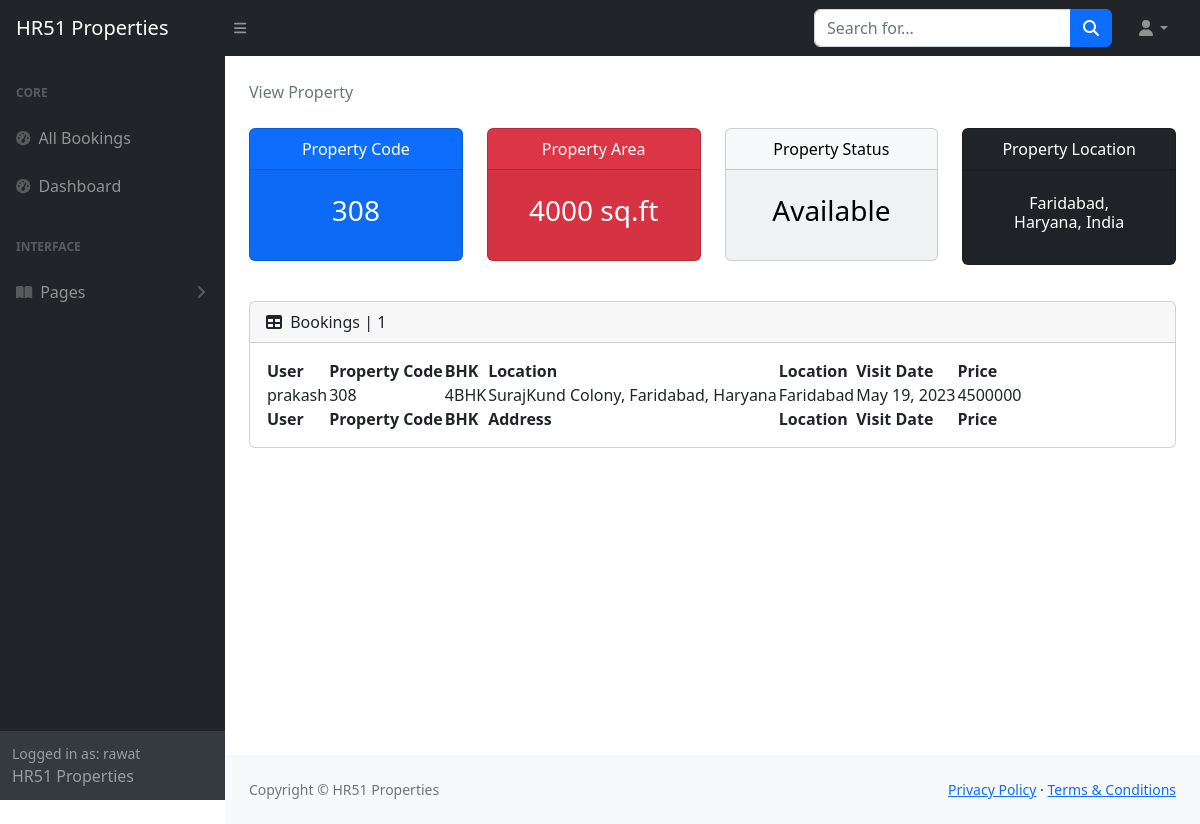
Page /staff/panel/view-room?roomid=2 (signed in) on the earlier database version.
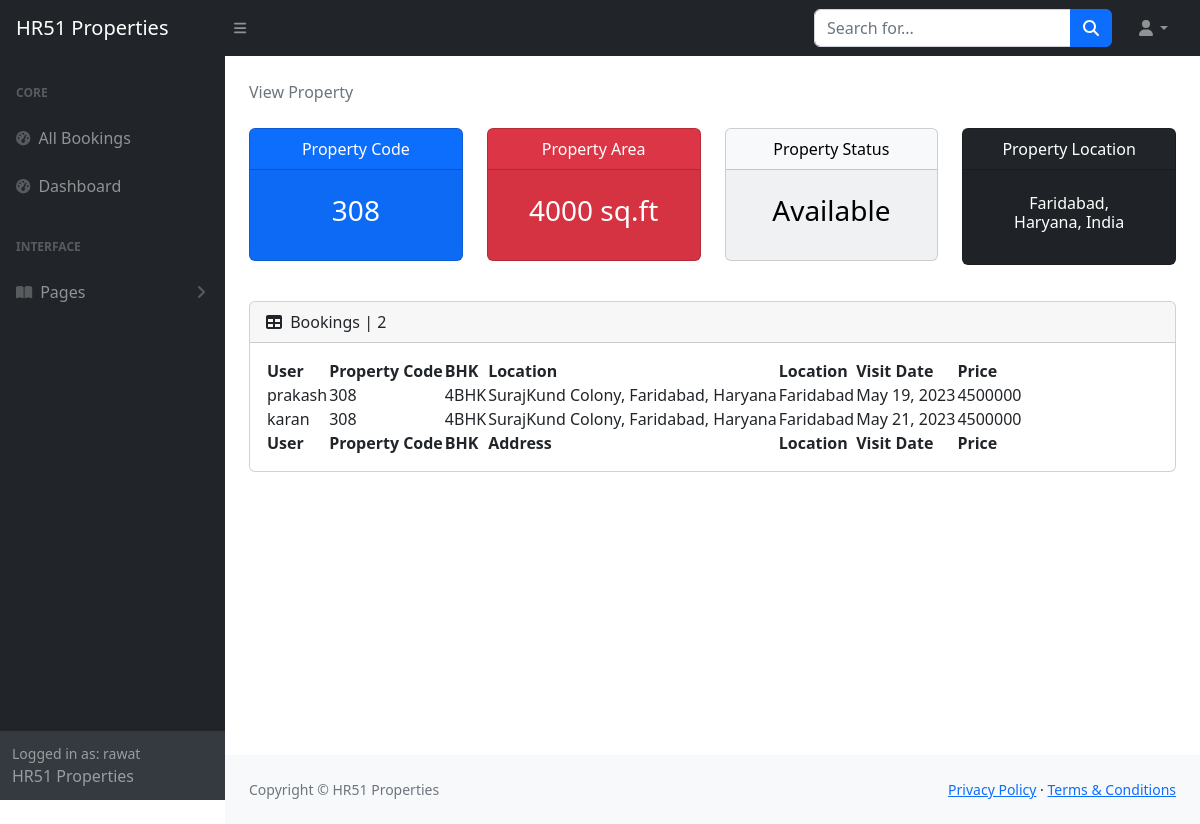
Same page on the later database version.
### realestate/models.py (models this page shows, shortened)
class Reservation(models.Model):
    check_out = models.DateField(null=True, blank=True)
    room = models.ForeignKey(PropertyView, on_delete = models.CASCADE)
    guest = models.ForeignKey(User, on_delete= models.CASCADE)
    booking_id = models.CharField(max_length=100,default="null")

class PropertyView(models.Model):
    ROOM_STATUS = (
    ("1", "Available"),
    ("2", "Not Available"),
    )
    ROOM_TYPE = (
    ("1", "premium"),
    ("2", "deluxe"),
    ("3","basic"),
    )
    PROP_ROOM = (
    ("1", "1BHK"),
    ("2", "2BHK"),
    ("3", "3BHK"),
    ("4", "4BHK"),
    ("5", "5BHK"),
    ("6", "6BHK"),
    ("7", "7BHK"),
    )
    ROOMOWNERSHIP = (
    ("1", "First Owner"),
    ("2", "Second Owners"),
    ("3", "Third Owners"),
    ("4", "FreeHold"),
    ("5", "Multiple Owners"),
    )
    SIZERATE = (
    ("1", "1"),
    ("2", "2"),
    ("3", "3"),
    ("4", "4"),
    ("5", "5"),
    ("6", "6"),
    ("7", "7"),
    ("8", "8"),
    )
    PROP_STATUS = (
    ("1", "For Sell"),
    ("2", "For Rent/lease"),
    ("3", "Not Available"),
    )
    PROP_TYPE = (
    ("1", "Independent Builder Floor"),
    ("2", "Builder Floor"),
    ("3", "Not Available"),
    )
    title = models.CharField(max_length=50,null=True)
    room_type = models.CharField(max_length=50,choices = ROOM_TYPE)
    prop_status = models.CharField(max_length=50,choices = ROOM_STATUS, null=True)
    prop_sell = models.CharField(max_length=50,choices = PROP_STATUS, null=True)
    prop_type = models.CharField(max_length=50,choices = PROP_TYPE, null=True)
    property_bhk = models.CharField(max_length=50,choices = PROP_ROOM, null=True)
    capacity = models.IntegerField(null=True)
    propety_code = models.IntegerField(null=True)
    price = models.IntegerField(null=True)
    size = models.IntegerField(null=True)
    hotel = models.ForeignKey(Realator, on_delete = models.CASCADE)
    status = models.CharField(choices =ROOM_STATUS,max_length = 15)
    roomnumber = models.IntegerField(null=True)
    yearbuild = models.IntegerField(null=True)
    address = models.CharField(max_length=150, null=True)
    ownership = models.CharField(max_length=150, null=True, choices= ROOMOWNERSHIP)
    Configuration = models.CharField(max_length = 800, null=True)
    content = models.CharField(max_length = 1500, null=True)
    flooring = models.CharField(max_length = 50, null=True)
    parking = models.CharField(max_length = 100, null=True)
    water_source = models.CharField(max_length = 100, null=True)
    widthroad = models.CharField(max_length = 100, null=True)
    powerbackup = models.CharField(max_length = 100, null=True)
    consider = models.CharField(max_length = 2000, null=True)
    nearby = models.CharField(max_length = 200, null=True)
    facing = models.CharField(max_length = 50, null=True)
    property_age = models.CharField(max_length = 10, null=True)
    furnished_details = models.CharField(max_length = 2000, null=True)
    loan_available = models.CharField(max_length=450, null=True)
    image = models.ImageField(upload_to='post/', null=True)
    image1 = models.ImageField(upload_to='post/', null=True)
    image2 = models.ImageField(upload_to='post/', null=True)
    image3 = models.ImageField(upload_to='post/', null=True)
    image4 = models.ImageField(upload_to='post/', null=True)
    url = models.CharField(max_length=100, null=True)
    map = models.CharField(max_length=450, null=True)
    is_published = models.BooleanField(default=True, null=True)
    post_date = models.DateTimeField(auto_now_add=True, null=True, blank=True)
    list_date = models.DateTimeField(default=datetime.now, blank=True)

class Realator(models.Model):
    name = models.CharField(max_length=30,default="HR51")
    owner = models.CharField(max_length=20, default="Karan Bhadana")
    location = models.CharField(max_length=50, default="Faridabad")
    state = models.CharField(max_length=50,default="Haryana")
    country = models.CharField(max_length=50,default="India")
    contact = models.CharField(max_length=50,default="987124****", null=True)
    intro = models.CharField(max_length=350,default="RealEstate Agent", null=True)
    url = models.CharField(max_length=100, null=True)
    owner_image = models.ImageField(upload_to='user/', null=True)
    add_date = models.DateTimeField(auto_now_add=True, null=True, blank=True)

### realestate/views.py (the view)
# urls.py: path('staff/panel/view-room', views.view_room),
@login_required(login_url='/staff')
def view_room(request):
    room_id = request.GET['roomid']
    room = PropertyView.objects.all().get(id=room_id)
    reservation = Reservation.objects.all().filter(room=room)
    return HttpResponse(render(request, 'staff/viewroom.html', {'room': room, 'reservations': reservation}))

### templates/staff/viewroom.html (shortened to what the changed rows need)
{% block css %}
<link rel="stylesheet" href="https://cdn.jsdelivr.net/npm/bootstrap@4.0.0/dist/css/bootstrap.min.css"
>
<link href="https://cdn.jsdelivr.net/npm/simple-datatables@7.1.2/dist/style.min.css" rel="stylesheet" />
<link href="/static/css/staff.css" rel="stylesheet" />
{% endblock css %}
{% block body %}
<section class="sb-nav-fixed">
    <div id="layoutSidenav">
        <div id="layoutSidenav_content">
            <main>
                <div class="container-fluid px-4">
                        {%load app_tags%}
                    <div class="card mb-4 mt-3">
                        <div class="card-header">
                            <i class="fas fa-table me-1"></i>
                            {{each_booking.room.title}} Bookings | {{reservations | length}}
                        </div>
                        <div class="card-body">
                            <table id="datatablesSimple">
                                <thead>
                                    <tr>
                                        <th>User</th>
                                        <th>Property Code</th>
                                        <th>BHK</th>
                                        <th>Location</th>
                                        <th>Location</th>
                                        <th>Visit Date</th>
                                        <th>Price</th>
                                    </tr>
                                </thead>
                                <tfoot>
                                    <tr>
                                        <th>User</th>
                                        <th>Property Code</th>
                                        <th>BHK</th>
                                        <th>Address</th>
                                        <th>Location</th>
                                        <th>Visit Date</th>
                                        <th>Price</th>
                                    </tr>
                                </tfoot>
                                <tbody>
                                    {% for each_booking in reservations %}
                                    <tr>
                                        <td>{{each_booking.guest.username}}</td>
                                        <td>{{each_booking.room.roomnumber}}</td>
                                        <td>{{each_booking.room.get_property_bhk_display}}</td>
                                        <td>{{each_booking.room.address}}</td>
                                        <td>{{each_booking.room.hotel.location}}</td>
                                        <td>{{each_booking.check_out}}</td>
                                        <td>{{each_booking.room.price}}</td>
                                    </tr>
                                    {% endfor %}
                                </tbody>
                            </table>
                        </div>
                    </div>
                </div>
            </main>
        </div>
    </div>
</section>
{% endblock body %}

Differences in the rows shown:
added Reservation: guest.username "karan", room.roomnumber "308", room.property_bhk "4BHK", room.address "SurajKund Colony, Faridabad, Haryana", room.hotel.location "Faridabad", check_out "May 21, 2023", room.price "4500000"
Other differences:
{{ reservations | length }}: "1" → "2"
